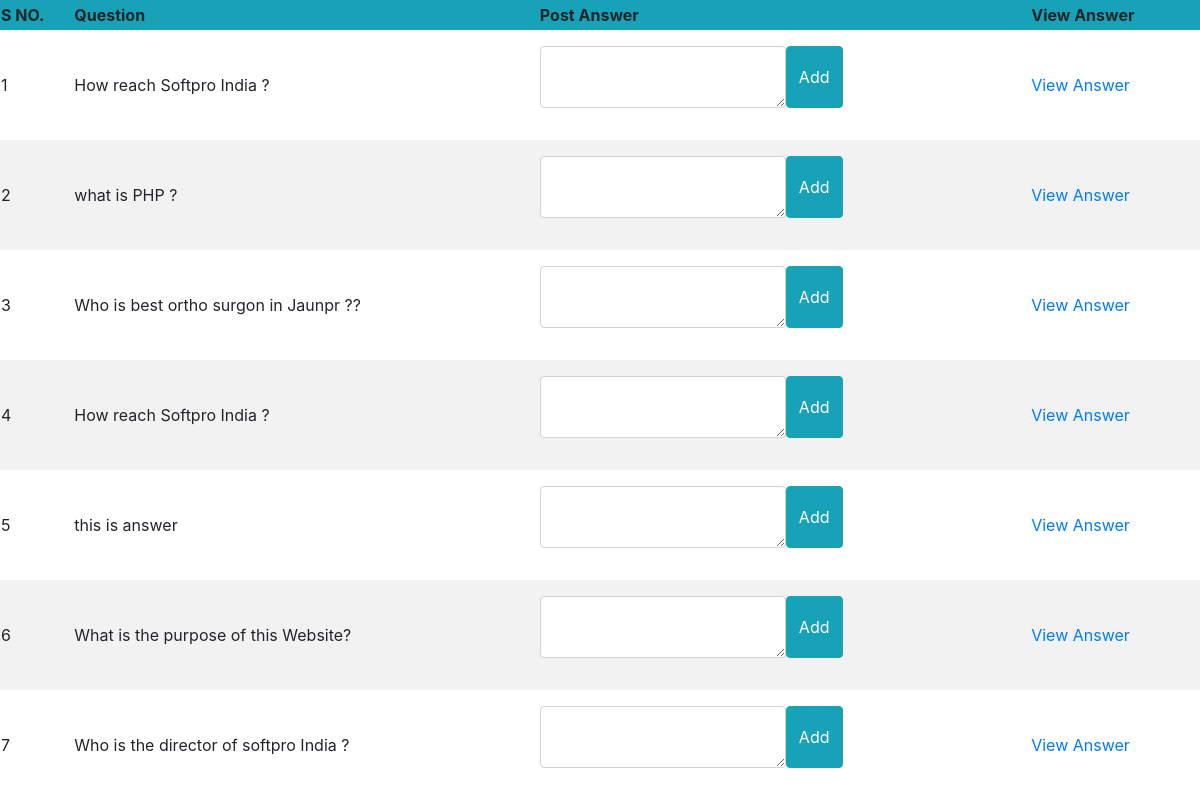
The app's page /showquestion.php (signed in) with its own data.
### tables this page shows
CREATE TABLE IF NOT EXISTS `tbl_question` (
  `qid` int(11) NOT NULL AUTO_INCREMENT,
  `pat_id` int(11) NOT NULL,
  `question` varchar(200) NOT NULL,
  `date` varchar(10) NOT NULL,
  PRIMARY KEY (`qid`)
);

### showquestion.php (the view, shortened to what this page needs)
<?php
if($_SESSION['patient']=="")
{
header("Location:login.php");
}
else
{
$query="select * from tbl_question";
$res=mysql_query($query);
}
?>
<html>
<head>
<link rel="stylesheet" href="https://stackpath.bootstrapcdn.com/bootstrap/4.3.1/css/bootstrap.min.css">
<link href="https://cdnjs.cloudflare.com/ajax/libs/owl-carousel/1.3.3/owl.carousel.min.css" rel="stylesheet"/>
<link href="https://cdnjs.cloudflare.com/ajax/libs/owl-carousel/1.3.3/owl.theme.min.css" rel="stylesheet"/>
<link rel="stylesheet" href="https://use.fontawesome.com/releases/v5.7.0/css/all.css">
</head>
<body>
	<table height="100%" width="100%" class="table-striped">
		<tr class="bg-info">
			<th>S NO.</th>
			<th>Question</th>
			<th>Post Answer</th>
			<th>View Answer</th>
		</tr>
		<?php
		$a=1;
		while($row=mysql_fetch_array($res,MYSQL_BOTH))
		{
		?>
		<tr>
			<td><?php echo $a; ?></td>
			<td><?php echo $row['question']; ?></td>
			<td>
				<form action="answer.php" method="post" class="form-inline">
					<textarea name="ans" class="form-control"></textarea>
					<input type="submit" value="Add" class="btn btn-info"/>
				</form>
			</td>
			<td><a href="view.php?qid=<?php echo $row['0'] ?>" target="answer">View Answer</a></td>
		</tr>
		<?php
		$a++;
		}
		?>
	</table>
</body>
</html>

### showquestion.php (style rules this page uses)
.btn { height:62px; }

### records on screen
tbl_question: question "How reach Softpro India ?"
tbl_question: question "what is PHP ?"
tbl_question: question "Who is best ortho surgon in Jaunpr ??"
tbl_question: question "How reach Softpro India ?"
tbl_question: question "this is answer"
tbl_question: question "What is the purpose of this Website?"
tbl_question: question "Who is the director of softpro India ?"
